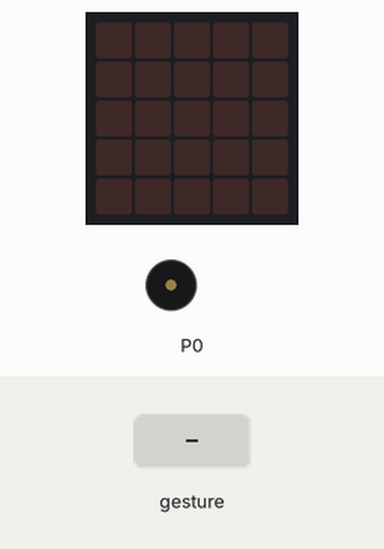
Bench run of a program on a simulated BBC micro:bit (MakeCode). On the bench: the board's 5×5 LED display, buzzer (waves = sounding). The test bench sets the inputs (shaded band). Random numbers come from a fixed seed; a tilt is held for 1.5 s and a shake lasts 1 s, then the board lies face up again.

Above: at 1.2 s.
1.3 s: gesture 'shake'
At 1.8 s:
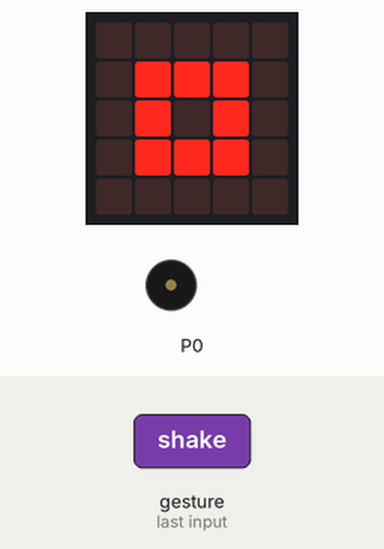
At 2.67 s:
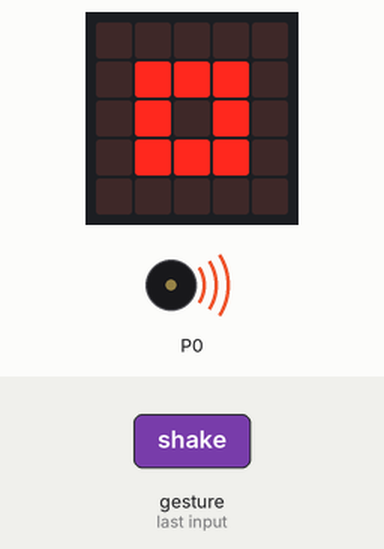
4.3 s: gesture 'shake'
At 9.3 s:
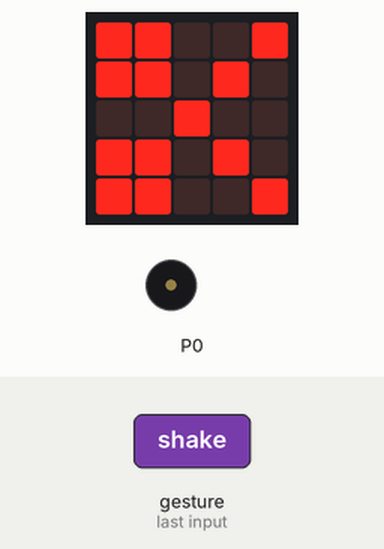
Timing chart, 0 to 10.8 s (numbered marks = the images above; inputs shaded):
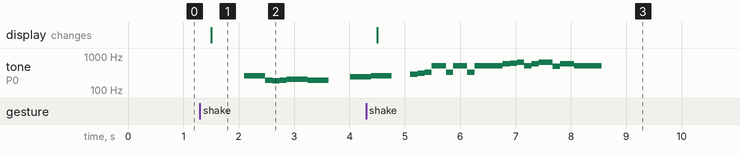

The program:

main.ts
```typescript
let x = 0
input.onGesture(Gesture.Shake, function () {
    x = randint(0, 2)
    if (x == 0) {
        basic.showIcon(IconNames.SmallSquare)
        music._playDefaultBackground(music.builtInPlayableMelody(Melodies.Punchline), music.PlaybackMode.InBackground)
    } else if (x == 1) {
        basic.showIcon(IconNames.Square)
        music._playDefaultBackground(music.builtInPlayableMelody(Melodies.Ode), music.PlaybackMode.InBackground)
    } else {
        basic.showIcon(IconNames.Scissors)
        music._playDefaultBackground(music.builtInPlayableMelody(Melodies.Entertainer), music.PlaybackMode.InBackground)
    }
})
basic.forever(function () {

})
```

test.ts
```typescript
// testes vão aqui; isto não será compilado quando este pacote for usado como uma extensão.
```

Measured:
- after the input at 1.3 s, tone on P0: plays 262 Hz for 0.38 s, 196 Hz for 0.13 s, 185 Hz for 0.13 s, 196 Hz for 0.13 s, 208 Hz for 0.38 s, 196 Hz for 0.38 s … (7 notes in this stretch), starting after 0.80 s; the display: changes after 0.20 s (image 1)
- after the input at 4.3 s, the display: changes after 0.20 s (image 3)
